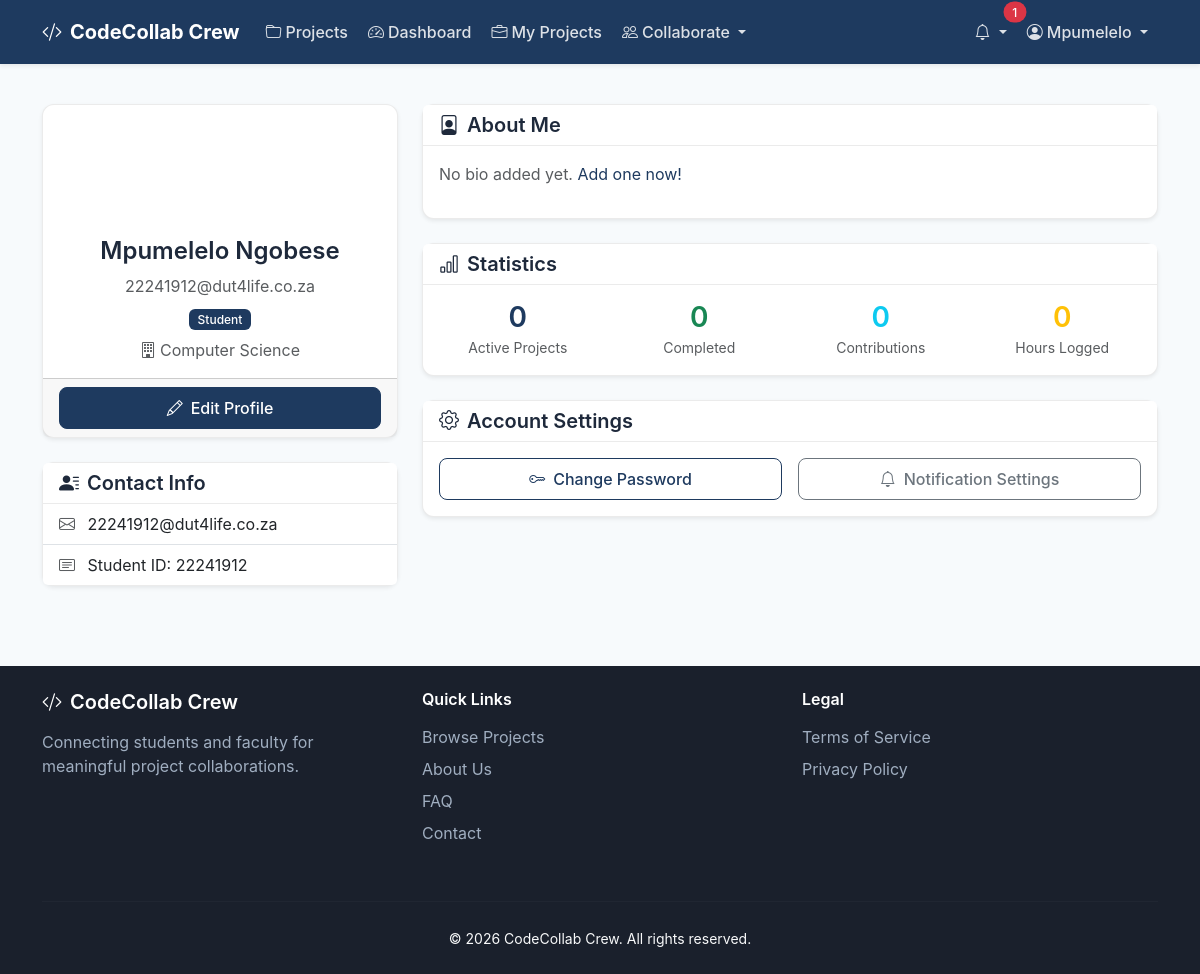
Screenshot of /dashboard/profile (signed in) with the database file from the repository.
### app/models.py (models this page shows, shortened)
class User(UserMixin, db.Model):
    __tablename__ = 'users'
    id = db.Column(db.Integer, primary_key=True)
    email = db.Column(db.String(120), unique=True, nullable=False, index=True)
    password_hash = db.Column(db.String(128), nullable=False)
    first_name = db.Column(db.String(50), nullable=False)
    last_name = db.Column(db.String(50), nullable=False)
    student_id = db.Column(db.String(20), unique=True, index=True)  # For students
    employee_id = db.Column(db.String(20), unique=True, index=True)  # For faculty
    phone = db.Column(db.String(20))
    bio = db.Column(db.Text)
    avatar = db.Column(db.String(200))
    is_active = db.Column(db.Boolean, default=True)
    is_verified = db.Column(db.Boolean, default=False)
    availability_status = db.Column(db.String(20), default='available')  # available, busy, away, offline
    last_seen = db.Column(db.DateTime, default=lambda: datetime.now(timezone.utc))
    created_at = db.Column(db.DateTime, default=lambda: datetime.now(timezone.utc))
    updated_at = db.Column(db.DateTime, default=lambda: datetime.now(timezone.utc), onupdate=lambda: datetime.now(timezone.utc))
    last_login = db.Column(db.DateTime)
    department_id = db.Column(db.Integer, db.ForeignKey('departments.id'))
    roles = db.relationship('Role', secondary=user_roles, backref=db.backref('users', lazy='dynamic'))
    skills = db.relationship('Skill', secondary=user_skills, backref=db.backref('users', lazy='dynamic'))
    owned_projects = db.relationship('Project', backref='owner', lazy='dynamic', foreign_keys='Project.owner_id')
    applications = db.relationship('ProjectApplication', backref='applicant', lazy='dynamic', foreign_keys='ProjectApplication.user_id')
    memberships = db.relationship('ProjectMember', backref='user', lazy='dynamic')
    contributions = db.relationship('Contribution', backref='contributor', lazy='dynamic')
    notifications = db.relationship('Notification', backref='user', lazy='dynamic', foreign_keys='Notification.user_id')
    @property
    def full_name(self):
        return f'{self.first_name} {self.last_name}'
    def has_role(self, role_name):
        return any(role.name == role_name for role in self.roles)
    @property
    def is_lecturer(self):
        return self.has_role('lecturer')
    @property
    def is_student(self):
        return self.has_role('student')
    def get_unread_notifications_count(self):
        return Notification.query.filter_by(user_id=self.id, is_read=False).count()

class Department(db.Model):
    __tablename__ = 'departments'
    id = db.Column(db.Integer, primary_key=True)
    name = db.Column(db.String(100), unique=True, nullable=False)
    code = db.Column(db.String(10), unique=True, nullable=False)
    description = db.Column(db.Text)
    created_at = db.Column(db.DateTime, default=lambda: datetime.now(timezone.utc))
    users = db.relationship('User', backref='department', lazy='dynamic')
    courses = db.relationship('Course', backref='department', lazy='dynamic')

### app/routes/dashboard.py (the view, shortened to what this page needs)
@dashboard_bp.route('/profile')
@login_required
def profile():
    if current_user.is_student:
        memberships = ProjectMember.query.filter_by(
            user_id=current_user.id,
            status='active'
        ).count()
        completed_projects = ProjectMember.query.join(Project).filter(
            ProjectMember.user_id == current_user.id,
            Project.status == 'completed'
        ).count()
        total_contributions = Contribution.query.filter_by(user_id=current_user.id).count()
        total_hours = db.session.query(func.sum(Contribution.hours_spent))\
            .filter_by(user_id=current_user.id).scalar() or 0
        stats = {
            'active_projects': memberships,
            'completed_projects': completed_projects,
            'total_contributions': total_contributions,
            'total_hours': round(total_hours, 1)
        }
    return render_template('dashboard/profile.html',
                         user=current_user,
                         stats=stats)

### app/templates/dashboard/profile.html (shortened to what this page needs)
{% extends "base.html" %}
{% block content %}
<div class="container py-4">
    <div class="row">
        <div class="col-lg-4">
            <div class="card mb-4">
                <div class="card-body text-center">
                    <div class="avatar mx-auto mb-3" style="width: 100px; height: 100px; font-size: 2.5rem;">
                    </div>
                    <h4>{{ user.full_name }}</h4>
                    <p class="text-muted mb-2">{{ user.email }}</p>
                    {% if user.is_student %}
                    <span class="badge bg-primary">Student</span>
                    {% else %}
                    <span class="badge bg-success">Lecturer</span>
                    {% endif %}
                    {% if user.department %}
                    <p class="text-muted mt-2 mb-0">
                        <i class="bi bi-building me-1"></i>{{ user.department.name }}
                    </p>
                    {% endif %}
                </div>
                <div class="card-footer">
                    <a href="{{ url_for('dashboard.edit_profile') }}" class="btn btn-primary w-100">
                        <i class="bi bi-pencil me-2"></i>Edit Profile
                    </a>
                </div>
            </div>
            <div class="card mb-4">
                <div class="card-header">
                    <h5 class="mb-0"><i class="bi bi-person-lines-fill me-2"></i>Contact Info</h5>
                </div>
                <ul class="list-group list-group-flush">
                    <li class="list-group-item">
                        <i class="bi bi-envelope me-2 text-muted"></i>
                        {{ user.email }}
                    </li>
                    {% if user.student_id %}
                    <li class="list-group-item">
                        <i class="bi bi-card-text me-2 text-muted"></i>
                        Student ID: {{ user.student_id }}
                    </li>
                    {% elif user.employee_id %}
                    <li class="list-group-item">
                        <i class="bi bi-card-text me-2 text-muted"></i>
                        Employee ID: {{ user.employee_id }}
                    </li>
                    {% endif %}
                </ul>
            </div>
        </div>
        <div class="col-lg-8">
            <div class="card mb-4">
                <div class="card-header">
                    <h5 class="mb-0"><i class="bi bi-file-person me-2"></i>About Me</h5>
                </div>
                <div class="card-body">
                    {% if user.bio %}
                    <p>{{ user.bio }}</p>
                    {% else %}
                    <p class="text-muted">No bio added yet. <a href="{{ url_for('dashboard.edit_profile') }}">Add one now!</a></p>
                    {% endif %}
                </div>
            </div>
            <div class="card mb-4">
                <div class="card-header">
                    <h5 class="mb-0"><i class="bi bi-bar-chart me-2"></i>Statistics</h5>
                </div>
                <div class="card-body">
                    <div class="row g-4">
                        {% if user.is_student %}
                        <div class="col-6 col-md-3">
                            <div class="text-center">
                                <h3 class="text-primary mb-0">{{ stats.active_projects }}</h3>
                                <small class="text-muted">Active Projects</small>
                            </div>
                        </div>
                        <div class="col-6 col-md-3">
                            <div class="text-center">
                                <h3 class="text-success mb-0">{{ stats.completed_projects }}</h3>
                                <small class="text-muted">Completed</small>
                            </div>
                        </div>
                        <div class="col-6 col-md-3">
                            <div class="text-center">
                                <h3 class="text-info mb-0">{{ stats.total_contributions }}</h3>
                                <small class="text-muted">Contributions</small>
                            </div>
                        </div>
                        <div class="col-6 col-md-3">
                            <div class="text-center">
                                <h3 class="text-warning mb-0">{{ stats.total_hours }}</h3>
                                <small class="text-muted">Hours Logged</small>
                            </div>
                        </div>
                        {% endif %}
                    </div>
                </div>
            </div>
            <div class="card">
                <div class="card-header">
                    <h5 class="mb-0"><i class="bi bi-gear me-2"></i>Account Settings</h5>
                </div>
                <div class="card-body">
                    <div class="row g-3">
                        <div class="col-md-6">
                            <a href="{{ url_for('auth.change_password') }}" class="btn btn-outline-primary w-100">
                                <i class="bi bi-key me-2"></i>Change Password
                            </a>
                        </div>
                        <div class="col-md-6">
                            <a href="{{ url_for('notifications.settings') }}" class="btn btn-outline-secondary w-100">
                                <i class="bi bi-bell me-2"></i>Notification Settings
                            </a>
                        </div>
                    </div>
                </div>
            </div>
        </div>
    </div>
</div>
{% endblock %}

### app/templates/base.html (shortened to what this page needs)
<!DOCTYPE html>
<html lang="en">
<head>
    <link href="https://cdn.jsdelivr.net/npm/bootstrap@5.3.2/dist/css/bootstrap.min.css" rel="stylesheet">
    <link href="https://cdn.jsdelivr.net/npm/bootstrap-icons@1.11.1/font/bootstrap-icons.css" rel="stylesheet">
    <link href="{{ url_for('static', filename='css/main.css') }}" rel="stylesheet">
</head>
<body>
    <nav class="navbar navbar-expand-lg navbar-dark bg-primary sticky-top">
        <div class="container">
            <a class="navbar-brand fw-bold" href="{{ url_for('main.index') }}">
                <i class="bi bi-code-slash me-2"></i>CodeCollab Crew
            </a>
            <div class="collapse navbar-collapse" id="navbarNav">
                <ul class="navbar-nav me-auto">
                    <li class="nav-item">
                        <a class="nav-link" href="{{ url_for('projects.list_projects') }}">
                            <i class="bi bi-folder me-1"></i>Projects
                        </a>
                    </li>
                    {% if current_user.is_authenticated %}
                    <li class="nav-item">
                        <a class="nav-link" href="{{ url_for('dashboard.index') }}">
                            <i class="bi bi-speedometer2 me-1"></i>Dashboard
                        </a>
                    </li>
                    <li class="nav-item">
                        <a class="nav-link" href="{{ url_for('projects.my_projects') }}">
                            <i class="bi bi-briefcase me-1"></i>My Projects
                        </a>
                    </li>
                    <li class="nav-item dropdown">
                        <a class="nav-link dropdown-toggle" href="#" id="collabDropdown"
                           role="button" data-bs-toggle="dropdown" aria-expanded="false">
                            <i class="bi bi-people me-1"></i>Collaborate
                        </a>
                    </li>
                    {% endif %}
                </ul>
                <ul class="navbar-nav">
                    {% if current_user.is_authenticated %}
                    <li class="nav-item dropdown">
                        <a class="nav-link dropdown-toggle position-relative" href="#" id="notificationsDropdown"
                           role="button" data-bs-toggle="dropdown" aria-expanded="false">
                            <i class="bi bi-bell"></i>
                            {% set unread_count = current_user.get_unread_notifications_count() %}
                            {% if unread_count > 0 %}
                            <span class="position-absolute top-0 start-100 translate-middle badge rounded-pill bg-danger">
                                {{ unread_count if unread_count < 100 else '99+' }}
                            </span>
                            {% endif %}
                        </a>
                    </li>
                    <li class="nav-item dropdown">
                        <a class="nav-link dropdown-toggle" href="#" id="userDropdown"
                           role="button" data-bs-toggle="dropdown" aria-expanded="false">
                            <i class="bi bi-person-circle me-1"></i>{{ current_user.first_name }}
                        </a>
                    </li>
                    {% endif %}
                </ul>
            </div>
        </div>
    </nav>
    <main class="main-content">
        {% block content %}{% endblock %}
    </main>
    <footer class="footer mt-auto py-4 bg-dark text-light">
        <div class="container">
            <div class="row">
                <div class="col-md-4 mb-3">
                    <h5><i class="bi bi-code-slash me-2"></i>CodeCollab Crew</h5>
                    <p>
                        Connecting students and faculty for meaningful project collaborations.
                    </p>
                </div>
                <div class="col-md-4 mb-3">
                    <h6>Quick Links</h6>
                    <ul class="list-unstyled">
                        <li><a href="{{ url_for('projects.list_projects') }}">Browse Projects</a></li>
                        <li><a href="{{ url_for('main.about') }}">About Us</a></li>
                        <li><a href="{{ url_for('main.faq') }}">FAQ</a></li>
                        <li><a href="{{ url_for('main.contact') }}">Contact</a></li>
                    </ul>
                </div>
                <div class="col-md-4 mb-3">
                    <h6>Legal</h6>
                    <ul class="list-unstyled">
                        <li><a href="{{ url_for('main.terms') }}">Terms of Service</a></li>
                        <li><a href="{{ url_for('main.privacy') }}">Privacy Policy</a></li>
                    </ul>
                </div>
            </div>
            <hr>
            <div class="text-center">
                <small>&copy; {{ now.year }} CodeCollab Crew. All rights reserved.</small>
            </div>
        </div>
    </footer>
</body>
</html>

### rows the page displays
User: first_name "Mpumelelo", full_name "Mpumelelo Ngobese", email "22241912@dut4life.co.za", student_id "22241912"
Department: department.name "Computer Science"

### other values shown
{{ unread_count if unread_count < 100 else '99+' }} "1"
{{ stats.active_projects }} "0"
{{ stats.completed_projects }} "0"
{{ stats.total_contributions }} "0"
{{ stats.total_hours }} "0"
